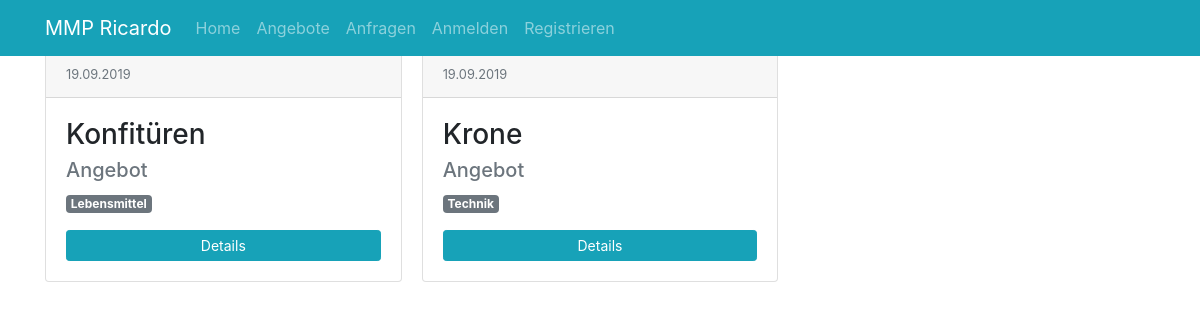
Page /web_final/index.php?type=1 on the committed database.
### tables this page shows
CREATE TABLE `items` (
  `id` int(11) UNSIGNED NOT NULL,
  `user_id` int(11) UNSIGNED NOT NULL,
  `title` varchar(255) NOT NULL,
  `description` text NOT NULL,
  `price` decimal(10,2) NOT NULL,
  `insert_time` timestamp NOT NULL DEFAULT CURRENT_TIMESTAMP ON UPDATE CURRENT_TIMESTAMP,
  `type` int(1) NOT NULL COMMENT '1 für Angebot; 2 für Anfrage',
  `img` varchar(255) DEFAULT NULL
);

### web_final/system/data.php (called while the page is built, shortened)
<?php
function get_db_connection(){
  global $db_host, $db_name, $db_user, $db_pass, $db_charset;
  $dsn = "mysql:host=$db_host;dbname=$db_name;charset=$db_charset";
  $options = [
      PDO::ATTR_ERRMODE            => PDO::ERRMODE_EXCEPTION,
      PDO::ATTR_DEFAULT_FETCH_MODE => PDO::FETCH_ASSOC,
      PDO::ATTR_EMULATE_PREPARES   => false
  ];
  try {
       $db = new PDO($dsn, $db_user, $db_pass, $options);
  } catch (\PDOException $e) {
       throw new \PDOException($e->getMessage(), (int)$e->getCode());
  }
  return $db;
}
function get_categories_by_id($id){
  $db = get_db_connection();
  $sql = "SELECT category_id FROM item_has_category WHERE item_id = $id;";
  $result = $db->query($sql);
  return $result->fetchAll(PDO::FETCH_COLUMN);
}
function get_items_by_type($type){
  $db = get_db_connection();
  $sql = "SELECT * FROM items WHERE type = $type";
  $result = $db->query($sql);
  return $result->fetchAll();
}

### web_final/system/config.php (called while the page is built, shortened)
<?php
$base_url = "";
?>

### web_final/index.php (the view, shortened to what this page needs)
<?php
require_once('system/config.php');
require_once('system/data.php');
if(empty($_GET['type'])){
  $item_list = get_all_items();
}else{
  $item_list = get_items_by_type($_GET['type']);
}
?>
<!DOCTYPE html>
<html>
<head>
<?php
  require_once('templates/page_head.php');
?>
</head>
<body class="py-5">
<?php require_once('templates/menu.php');  ?>
  <div class="container">
    <section class="inserate">
      <div class="card-columns">
<?php
foreach ($item_list as $item) {
  if($item['type'] == 1){
    $type = "Angebot";
  }else{
    $type = "Anfrage";
  }
  $date = new DateTime($item['insert_time']);
  $categories = get_categories_by_id($item['id']);
?>
        <article class="card">
          <div class="card-header text-muted">
            <small><?php echo $date->format('d.m.Y');  ?></small>
          </div>
          <div class="card-body">
            <h3 class="card-title"><?php echo $item['title']; ?></h3>
            <h5 class="card-subtitle mb-2 text-muted"><?php echo $type;  ?></h5>
            <p class="card-text">
<?php   foreach ($categories as $category) { ?>
                <span class="badge badge-secondary"> <?php echo $category;  ?></span>
<?php   } ?>
            </p>
            <a href="<?php echo $base_url;  ?>subsite/details.php?item=<?php echo $item['id'];  ?>" class="btn btn-sm btn-info btn-block">Details</a>
          </div>
        </article>
<?php } ?>
      </div>
    </section>
  </div>
</body>
</html>

### rows in the picture
items: insert_time "19.09.2019", title "Konfitüren", type "Angebot", category "Lebensmittel"
items: insert_time "19.09.2019", title "Krone", type "Angebot", category "Technik"

### other values in the picture
$log_in_out_text "Anmelden"
